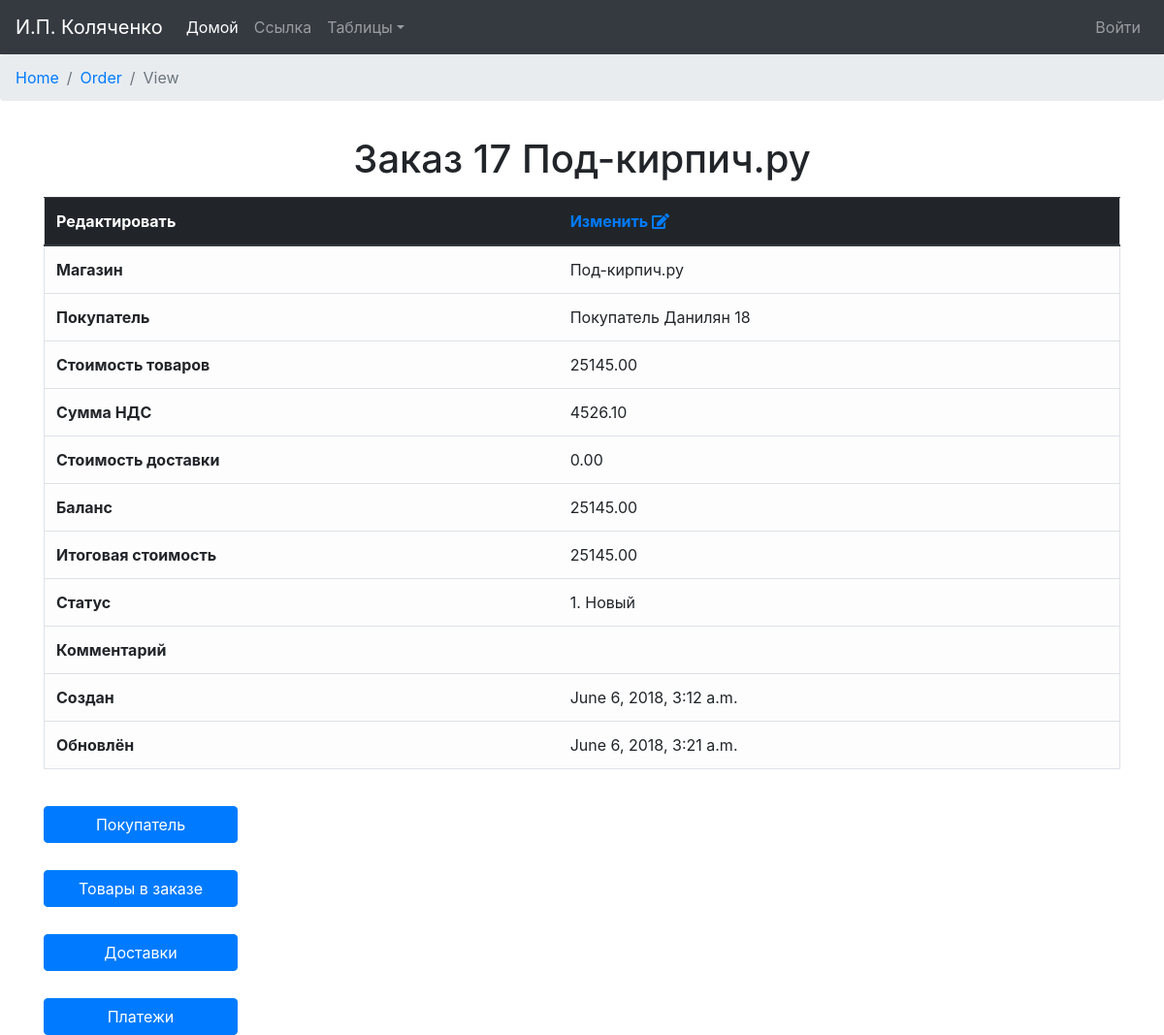
/order/view/17, run on the app's committed database.
### orders/models.py (models this page shows)
class Order(models.Model):
    NEW = '1. Новый'
    CONFIRMED = '2 .Подтверждён'
    DELIVERED = '3. Доставляется'
    RECEIVED = '4. Выполнен'
    CANCEL = '5. Отменён'
    ERROR = '6. Ошибка'
    ORDER_STATUSES = (
        (NEW, 'Новый заказ'),
        (CONFIRMED, 'Заказ сформирован'),
        (DELIVERED, 'Доставляется'),
        (RECEIVED, 'Выполнен'),
        (CANCEL, 'Заказ отменён'),
        (ERROR, 'Ошибка заказа'),
    )
    created = models.DateTimeField('Дата создания', auto_now_add=True, auto_now=False)
    customer = models.ForeignKey(Customer)
    store = models.ForeignKey(Store, blank=True, null=True, default=None)
    order_NDS = models.DecimalField('Сумма НДС', max_digits=10, decimal_places=2,
                                    default=0, validators=[MinValueValidator(0, "Введите положительное число"),
                                                           DecimalValidator(10, 2)])
    total_product_price = models.DecimalField('Итоговая стоимость(без доставки)', max_digits=10, decimal_places=2,
                                              default=0,
                                              validators=[MinValueValidator(0, "Введите положительное число"),
                                                          DecimalValidator(10, 2)])  # total price for all products
    total_delivery_price = models.DecimalField('Стоимость доставки', max_digits=10, decimal_places=2,
                                               default=0,
                                               validators=[MinValueValidator(0, "Введите положительное число"),
                                                           DecimalValidator(10, 2)])
    balance = models.DecimalField('Баланс заказа', max_digits=10, decimal_places=2,
                                  default=0, validators=[DecimalValidator(10, 2)])
    order_total_amount = models.DecimalField('Итоговая стоимость', max_digits=10, decimal_places=2,
                                             default=0, validators=[MinValueValidator(0, "Введите положительное число"),
                                                                    DecimalValidator(10, 2)])
    order_status = models.CharField('Статус заказа', max_length=16, choices=ORDER_STATUSES, default=NEW)
    comments = models.TextField('Комментарий', blank=True, null=True, default=None)
    is_active = models.BooleanField(IS_ACTIVE, default=True)
    updated = models.DateTimeField(UPDATED, auto_now_add=False, auto_now=True)
    def __str__(self):
        return "Заказ %s %s" % (self.id, self.store.store_name)
    class Meta:
        verbose_name = 'Заказ'
        verbose_name_plural = 'Заказы'
        ordering = ["order_status", "-created"]

class Store(models.Model):
    store_name = models.CharField('Название', max_length=64)
    store_org = models.ForeignKey(Organization)
    is_active = models.BooleanField(IS_ACTIVE, default=True)
    created = models.DateTimeField(CREATED, auto_now_add=True, auto_now=False)
    updated = models.DateTimeField(UPDATED, auto_now_add=False, auto_now=True)
    def __str__(self):
        return "%s" % self.store_name
    class Meta:
        verbose_name = 'Магазин'
        verbose_name_plural = 'Магазины'

class Customer(models.Model):
    c_firstname = models.CharField('Имя', max_length=64)
    c_secondname = models.CharField(max_length=64, blank=True, null=True, default=None)
    c_email = models.EmailField('E-mail', max_length=64)
    c_phone = models.CharField('Телефон', max_length=48)
    c_organization = models.ForeignKey(Organization, blank=True, null=True, default=None)
    c_comments = models.TextField('Комментарий', blank=True, null=True, default=None)
    is_active = models.BooleanField(IS_ACTIVE, default=True)
    created = models.DateTimeField(CREATED, auto_now_add=True, auto_now=False)
    updated = models.DateTimeField(UPDATED, auto_now_add=False, auto_now=True)
    def __str__(self):
        return "Покупатель %s %s" % (self.c_secondname, self.id)
    class Meta:
        verbose_name = 'Покупатель'
        verbose_name_plural = 'Покупатели'
        ordering = ["c_firstname"]

### orders/views.py (the view)
# urls.py: url(r'^order/view/(?P<order_id>[\w-]+)$', views.order_view, name='order_view'),
def order_view(request, order_id):
    order = Order.objects.get(id=order_id)
    order_verbose = Order._meta.verbose_name
    products_list = ProductInOrder.objects.filter(order=order)
    delivery_list = Delivery.objects.filter(delivery_order=order)
    payment_list = Payment.objects.filter(payment_order=order)
    return render(request, "Order/order_view.html", locals())

### orders/context_processors.py (called while the page is built)
def getting_username(request):
    username = auth.get_user(request).username
    return locals()

### orders/models.py (called while the page is built)
    def __str__(self):
        return "%s" % self.type_name

    def __str__(self):
        return "%s %s" % (self.address_street, self.address_house)

    def __str__(self):
        return "%s %s" % (self.product_name, self.product_article)

### templates/Order/order_view.html (shortened to what this page needs)
{% extends "base.html" %}
{% block content %}
    <nav aria-label="breadcrumb">
        <ol class="breadcrumb">
            <li class="breadcrumb-item"><a href="{% url "home_page" %}">Home</a></li>
            <li class="breadcrumb-item"><a href="{% url "order_out" %}">Order</a></li>
            <li class="breadcrumb-item active" aria-current="page">View</li>
        </ol>
    </nav>
    <div class="container out-container">
        <h1>{{ order }}</h1>
        <table class="table table-light border" align="center">
            <thead class="thead-dark">
            <tr>
                <th>Редактировать</th>
                <th class="view-th">
                    <a href="{% url "order_edit" order.id %}">Изменить <i class="fas fa-edit" title="Изменить"></i></a>
                </th>
            </tr>
            </thead>
            <tr>
                <th>Магазин</th>
                <td>{{ order.store }}</td>
            </tr>
            <tr>
                <th>Покупатель</th>
                <td>{{ order.customer }}</td>
            </tr>
            <tr>
                <th>Стоимость товаров</th>
                <td>{{ order.total_product_price }}</td>
            </tr>
            <tr>
                <th>Сумма НДС</th>
                <td>{{ order.order_NDS }}</td>
            </tr>
            <tr>
                <th>Стоимость доставки</th>
                <td>{{ order.total_delivery_price }}</td>
            </tr>
            <tr>
                <th>Баланс</th>
                <td>{{ order.balance }}</td>
            </tr>
            <tr>
                <th>Итоговая стоимость</th>
                <td>{{ order.order_total_amount }}</td>
            </tr>
            <tr>
                <th>Статус</th>
                <td>{{ order.order_status }}</td>
            </tr>
            <tr>
                <th>Комментарий</th>
                <td>{{ order.comments }}</td>
            </tr>
            <tr>
                <th>Создан</th>
                <td>{{ order.created }}</td>
            </tr>
            <tr>
                <th>Обновлён</th>
                <td>{{ order.updated }}</td>
            </tr>
        </table>
    </div>
    <div class="container">
        <p class="view-collapse">
            <a class="btn btn-primary btn-view" data-toggle="collapse" href="#Customer" role="button"
               aria-expanded="false"
               aria-controls="Customer">
                Покупатель
            </a>
        </p>
    </div>
    <div class="container">
        <p class="view-collapse">
            <a class="btn btn-primary btn-view" data-toggle="collapse" href="#ProductsInOrders" role="button"
               aria-expanded="false"
               aria-controls="ProductsInOrders">
                Товары в заказе
            </a>
        </p>
    </div>
    <div class="container">
        <p class="view-collapse">
            <a class="btn btn-primary btn-view" data-toggle="collapse" href="#Delivery" role="button"
               aria-expanded="false"
               aria-controls="Delivery">
                Доставки
            </a>
        </p>
    </div>
    <div class="container">
        <p class="view-collapse">
            <a class="btn btn-primary btn-view" data-toggle="collapse" href="#Delivery" role="button"
               aria-expanded="false"
               aria-controls="Delivery">
                Платежи
            </a>
        </p>
    </div>
{% endblock %}

### static/static_dev/css/main.css (style rules this page uses)
.out-container { padding-top: 5px; padding-bottom: 10px; }
.view-collapse { padding-top: 12px; }
.btn-view { width: 200px; }

### static/static_dev/css/base.css (style rules this page uses)
html, body { height: 100%; max-height: 100%; }
h1 { margin-top: 15px; margin-bottom: 15px; text-align: center; }

### data on the page
Order: id+store "Заказ 17 Под-кирпич.ру", store "Под-кирпич.ру", customer "Покупатель Данилян 18", total_product_price "25145.00", order_NDS "4526.10", total_delivery_price "0.00", balance "25145.00", order_total_amount "25145.00", order_status "1. Новый", created "June 6, 2018, 3:12 a.m.", updated "June 6, 2018, 3:21 a.m."
